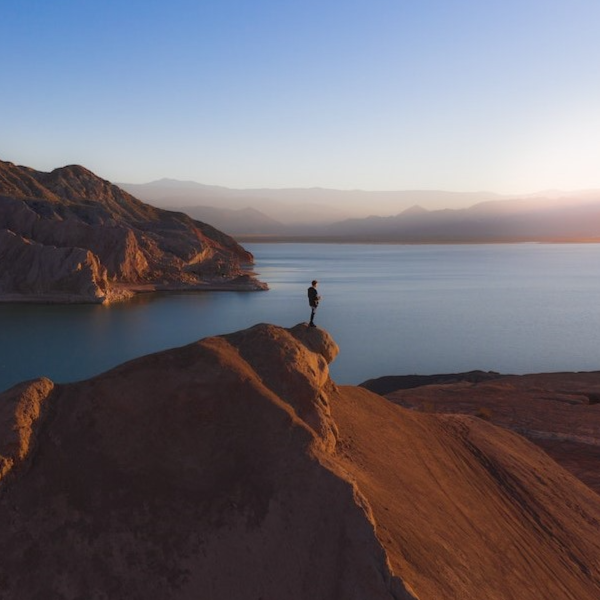
//> input picture pexels.png, 600 x 600 px
$ ./translacao   (built with g++ and OpenCV 4)
//> lines starting //> are read from the running program, lines starting //| are printed output that depends on the picture
#include <iostream>
#include <opencv2/opencv.hpp>

int main(int, char**){
  cv::Mat image, translated_image;
  cv::Mat img_q1, img_q2, img_q3, img_q4, sup_img, inf_img;
  int height, width;

  image= cv::imread("pexels.png",cv::IMREAD_GRAYSCALE);
//> image: 600 rows x 600 cols, CV_8UC1; min 0, max 248, mean 111
  if(!image.data)
    std::cout << "nao abriu pexels.png" << std::endl;

  width = image.cols;
//> width = 600
  height = image.rows;
//> height = 600

  cv::namedWindow("Janela", cv::WINDOW_AUTOSIZE);

  cv::imshow("image original", image);
  cv::waitKey();

  img_q1 = cv::Mat(image, cv::Rect(0, 0, image.cols/2, image.rows/2));
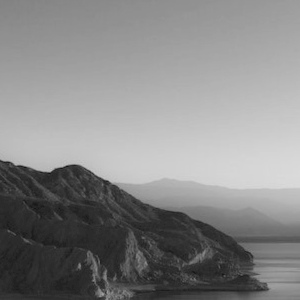
//> img_q1: 300 rows x 300 cols, CV_8UC1; min 21, max 218, mean 135.8
  img_q2 = cv::Mat(image, cv::Rect(image.rows/2, 0, image.cols/2, image.rows/2));
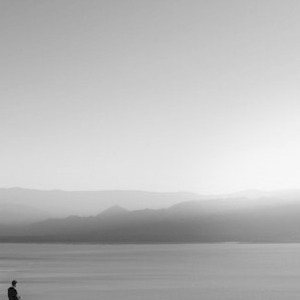
//> img_q2: 300 rows x 300 cols, CV_8UC1; min 0, max 248, mean 187.2
  img_q3 = cv::Mat(image, cv::Rect(0, image.cols/2, image.cols/2, image.rows/2));
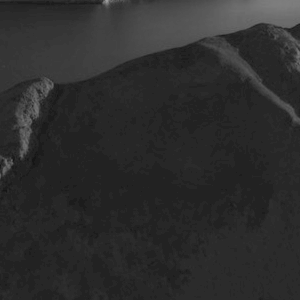
//> img_q3: 300 rows x 300 cols, CV_8UC1; min 21, max 160, mean 45
  img_q4 = cv::Mat(image, cv::Rect(image.rows/2, image.cols/2, image.cols/2, image.rows/2));
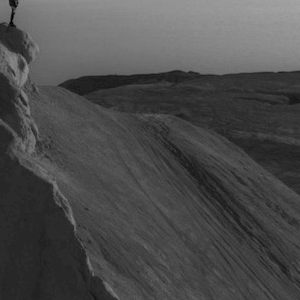
//> img_q4: 300 rows x 300 cols, CV_8UC1; min 0, max 164, mean 75.9

  cv::hconcat(img_q4, img_q3, sup_img);
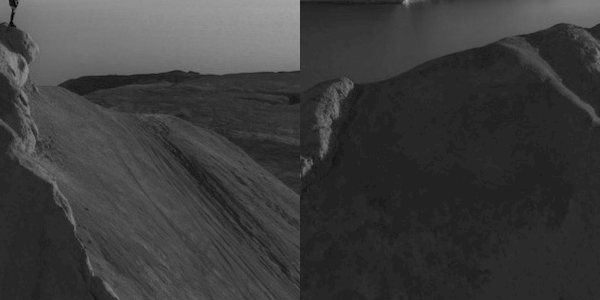
//> sup_img: 300 rows x 600 cols, CV_8UC1; min 0, max 164, mean 60.5
  cv::hconcat(img_q2, img_q1, inf_img);
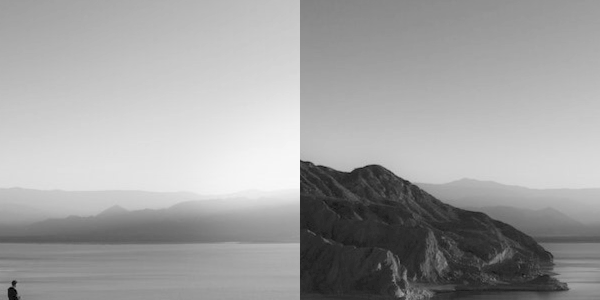
//> inf_img: 300 rows x 600 cols, CV_8UC1; min 0, max 248, mean 161.5

  cv::vconcat(sup_img, inf_img, translated_image);
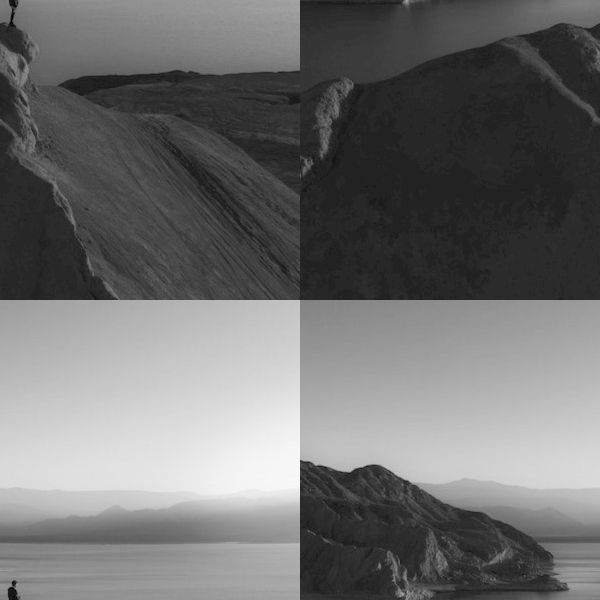
//> translated_image: 600 rows x 600 cols, CV_8UC1; min 0, max 248, mean 111


  cv::imwrite("translated_image.png", translated_image);
  cv::imshow("image transladada", translated_image);
  cv::waitKey();
  return 0;
}
